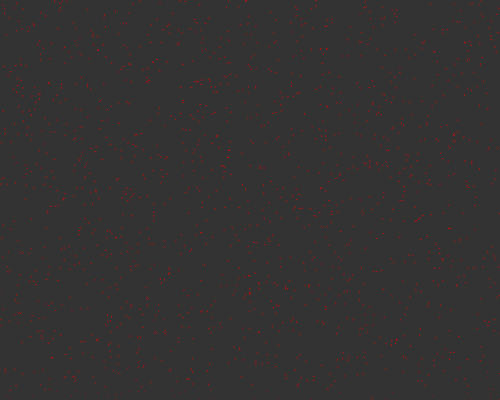
Frame 1 (no input)
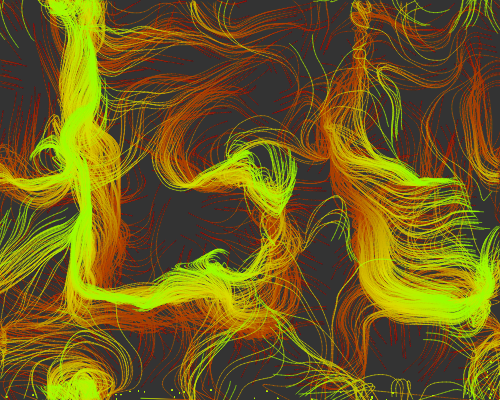
Frame 60 (no input)
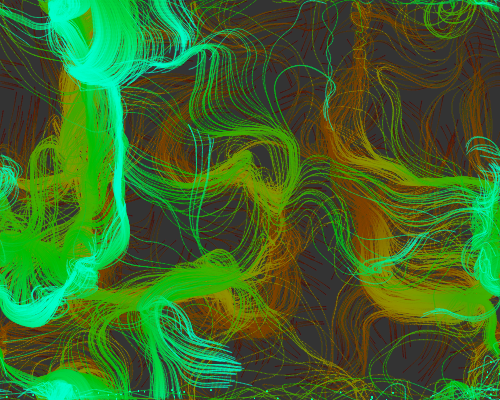
Frame 120 (the mouse pressed at the canvas centre since frame 60)

The p5.js sketch that drew these frames (run headless with seeded random() and noise() and a simulated clock; from frame 60 on, the mouse is pressed at the canvas centre):

// p5.js sketch
// ── sketch.js
// Based on:
//Daniel Shiffman
// http://codingrainbow.com
// http://patreon.com/codingrainbow
// Code for: https://youtu.be/BjoM9oKOAKY

var inc = 0.15;
var scl = 30;
var cols, rows;

var zoff = 0;

var fr;

var particles = [];

var flowfield;

function setup() {
  createCanvas(500, 400);
  colorMode(HSB, 255);
  cols = floor(width / scl);
  rows = floor(height / scl);

  flowfield = new Array(cols * rows);

  for (var i = 0; i < 1500; i++) {
    particles[i] = new Particle();
  }
  background(51);
}

function draw() {
  var yoff = 0;
  for (var y = 0; y < rows; y++) {
    var xoff = 0;
    for (var x = 0; x < cols; x++) {
      var index = x + y * cols;
      var angle = noise(xoff, yoff, zoff) * TWO_PI * 4;
      var v = p5.Vector.fromAngle(angle);
      v.setMag(1);
      flowfield[index] = v;
      xoff += inc;
      stroke(0, 50);
      // push();
      // translate(x * scl, y * scl);
      // rotate(v.heading());
      // strokeWeight(1);
      // line(0, 0, scl, 0);
      // pop();
    }
    yoff += inc;

    zoff += 0.00075;
  }

  for (var i = 0; i < particles.length; i++) {
    particles[i].follow(flowfield);
    particles[i].update();
    particles[i].edges();
    particles[i].show();
  }
  background(51, 2);
}

// ── particle.js
// Daniel Shiffman
// http://codingrainbow.com
// http://patreon.com/codingrainbow
// Code for: https://youtu.be/BjoM9oKOAKY

function Particle() {
  this.pos = createVector(random(width), random(height));
  this.vel = createVector(0, 0);
  this.acc = createVector(0, 0);
  this.maxspeed = 4;
  this.h = 0;

  this.prevPos = this.pos.copy();

  this.update = function() {
    this.vel.add(this.acc);
    this.vel.limit(this.maxspeed);
    this.pos.add(this.vel);
    this.acc.mult(0);
  }

  this.follow = function(vectors) {
    var x = floor(this.pos.x / scl);
    var y = floor(this.pos.y / scl);
    var index = x + y * cols;
    var force = vectors[index];
    this.applyForce(force);
  }

  this.applyForce = function(force) {
    this.acc.add(force);
  }

  this.show = function() {
    stroke(this.h, 255, 255, 155);
    // stroke(360, 5);
    this.h = this.h + 1;
    if (this.h > 255) {
      this.h = 0;
    }
    strokeWeight(1);
    line(this.pos.x, this.pos.y, this.prevPos.x, this.prevPos.y);
    this.updatePrev();
  }

  this.updatePrev = function() {
    this.prevPos.x = this.pos.x;
    this.prevPos.y = this.pos.y;
  }

  this.edges = function() {
    if (this.pos.x > width) {
      this.pos.x = 0;
      this.updatePrev();
    }
    if (this.pos.x < 0) {
      this.pos.x = width;
      this.updatePrev();
    }
    if (this.pos.y > height) {
      this.pos.y = 0;
      this.updatePrev();
    }
    if (this.pos.y < 0) {
      this.pos.y = height;
      this.updatePrev();
    }

  }

}
